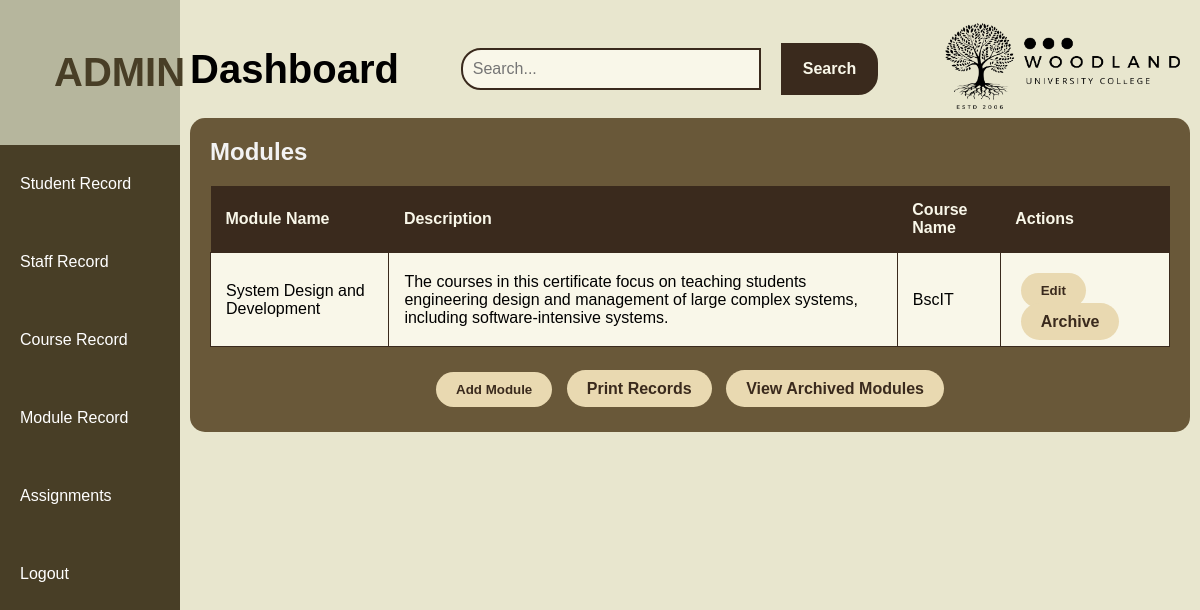
The app's page /websites/default/public/admin/module_record.php with its own data.
### tables this page shows
CREATE TABLE `modules` (
  `id` int(11) NOT NULL AUTO_INCREMENT,
  `module_name` varchar(100) NOT NULL,
  `description` text DEFAULT NULL,
  `course_id` int(11) DEFAULT NULL,
  `is_archived` tinyint(1) DEFAULT 0,
  PRIMARY KEY (`id`),
  KEY `course_id` (`course_id`),
  CONSTRAINT `fk_course_id` FOREIGN KEY (`course_id`) REFERENCES `courses` (`id`)
);

CREATE TABLE `courses` (
  `id` int(11) NOT NULL AUTO_INCREMENT,
  `course_name` varchar(100) NOT NULL,
  `description` text DEFAULT NULL,
  `is_archived` tinyint(1) DEFAULT 0,
  PRIMARY KEY (`id`)
);

### websites/default/public/admin/module_record.php (the view, shortened to what this page needs)
<?php
$db = new DatabaseConnection();
$conn = $db->getConnection();
$query = "SELECT m.*, c.course_name FROM modules m JOIN courses c ON m.course_id = c.id WHERE m.is_archived = 0";
$stmt = $conn->prepare($query);
$stmt->execute();
$modules = $stmt->fetchAll(PDO::FETCH_ASSOC);
$query = "SELECT course_name FROM courses";
$stmt = $conn->prepare($query);
$stmt->execute();
$courses = $stmt->fetchAll(PDO::FETCH_ASSOC);
$content = '
    <div class="table-container">
        <h1 class="table-title">Modules</h1>
        <table>
            <tr>
                <th>Module Name</th>
                <th>Description</th>
                <th>Course Name</th>
                <th>Actions</th>
            </tr>';
foreach ($modules as $row) {
    $content .= '
            <tr>
                <td>' . htmlspecialchars($row['module_name']) . '</td>
                <td>' . htmlspecialchars($row['description']) . '</td>
                <td>' . htmlspecialchars($row['course_name']) . '</td>
                <td>
                     <button class="button" onclick="openEditDialog(' . htmlspecialchars($row['id']) . ')">Edit</button>
                     <a class="button" href="module_record.php?archive=' . htmlspecialchars($row['id']) . '">Archive</a>
                </td>
            </tr>';
}
$content .= '
        </table>
        <div class="button-group">
            <button id="addModuleBtn" class="button">Add Module</button>
            <a href="printmodule.php" class="button">Print Records</a>
            <a href="archivedmodules.php" class="button">View Archived Modules</a>
        </div>
    </div>
    <div id="addModuleDialog" class="modal">
        <div class="modal-content">
            <span class="close" onclick="closeAddDialog()">&times;</span>
            <h1>Add New Module</h1>
            <form id="addModuleForm" method="POST">
                <input type="text" name="module_name" placeholder="Module Name" required>
                <textarea name="description" placeholder="Description" required></textarea>
                <select name="course_name" required>
                    <option value="" disabled selected>Select Course</option>';
foreach ($courses as $course) {
    $content .= '<option value="' . htmlspecialchars($course['course_name']) . '">' . htmlspecialchars($course['course_name']) . '</option>';
}
$content .= '
                </select>
                <button type="submit" name="create">Add Module</button>
            </form>
        </div>
    </div>
    <div id="editModuleDialog" class="modal">
        <div class="modal-content">
            <span class="close" onclick="closeEditDialog()">&times;</span>
            <h1>Edit Module</h1>
            <form id="editModuleForm" method="POST">
                <input type="hidden" name="id" id="editModuleId">
                <input type="text" name="module_name" id="editModuleName" placeholder="Module Name" required>
                <textarea name="description" id="editDescription" placeholder="Description" required></textarea>
                <select name="course_name" id="editCourseName" required>
                    <option value="" disabled>Select Course</option>';
foreach ($courses as $course) {
    $content .= '<option value="' . htmlspecialchars($course['course_name']) . '">' . htmlspecialchars($course['course_name']) . '</option>';
}
$content .= '
                </select>
                <button type="submit" name="update">Update Module</button>
            </form>
        </div>
    </div>
    <script>
        var addModal = document.getElementById("addModuleDialog");
        var editModal = document.getElementById("editModuleDialog");
        var addBtn = document.getElementById("addModuleBtn");
        var closeAdd = document.getElementsByClassName("close")[0];
        var closeEdit = document.getElementsByClassName("close")[1];
        addBtn.onclick = function() {
            addModal.style.display = "block";
        }
        closeAdd.onclick = function() {
            addModal.style.display = "none";
        }
        closeEdit.onclick = function() {
            editModal.style.display = "none";
        }
        window.onclick = function(event) {
            if (event.target == addModal) {
                addModal.style.display = "none";
            }
            if (event.target == editModal) {
                editModal.style.display = "none";
            }
        }
        function openEditDialog(id) {
            var xhr = new XMLHttpRequest();
            xhr.open("GET", "module_record.php?module_id=" + id, true);
            xhr.onload = function() {
                if (xhr.status === 200) {
                    var module = JSON.parse(xhr.responseText);
                    if (module.error) {
                        alert(module.error);
                        return;
                    }
                    document.getElementById("editModuleId").value = module.id;
                    document.getElementById("editModuleName").value = module.module_name;
                    document.getElementById("editDescription").value = module.description;
                    document.getElementById("editCourseName").value = module.course_name;
                    editModal.style.display = "block";
                }
            };
            xhr.send();
        }
    </script>';
include 'admin_layout.php';
?>

### websites/default/public/stylee.css (style rules this page uses)
* { box-sizing: border-box; margin: 0; padding: 0; }
li, a { font-family: "Montserrat", sans-serif; font-weight: 500; font-size: 16px; color: #333333; text-decoration: none; }
button { font-weight: 700; font-style: normal; color: rgb(213, 206, 163); font-kerning: none; text-decoration: none; }
button { padding: 9px 25px; background-color:rgb(26,18,11); border: none; border-radius: 50px; cursor: pointer; transition: all 0.3s ease 0s; margin-left: 20px; }
body { font-family: Arial, sans-serif; margin: 0; padding: 0; }
.admin-body { margin: 0; font-family: Arial, sans-serif; background-color: #eee; }
.table-container { width: 100%; padding: 20px; background-color: #695839; border-radius: 15px; }
.table-title { font-size: 24px; font-weight: bold; margin-bottom: 20px; color: #f3f3f3; }
table { border-radius: 20px; width: 100%; border-collapse: collapse; }
th { background-color: #3A2A1D; color: #F9F7E9; padding: 15px; text-align: left; }
td { background-color: #F9F7E9; padding: 15px; border: 1px solid #3A2A1D; text-align: left; }
td a { color: #3A2A1D; text-decoration: none; font-weight: bold; margin-right: 10px; }
.button-group { margin-top: 20px; text-align: center; }
.button { background-color: #E9D9B1; color: #3A2A1D; padding: 10px 20px; margin: 5px; border-radius: 20px; text-decoration: none; font-weight: bold; }

### records on screen
modules: module_name "System Design and Development", description "The courses in this certificate focus on teaching students engineering design and management of large complex systems, including software-intensive systems.", course.course_name "BscIT"

### other values on screen
$pageTitle "Dashboard"
